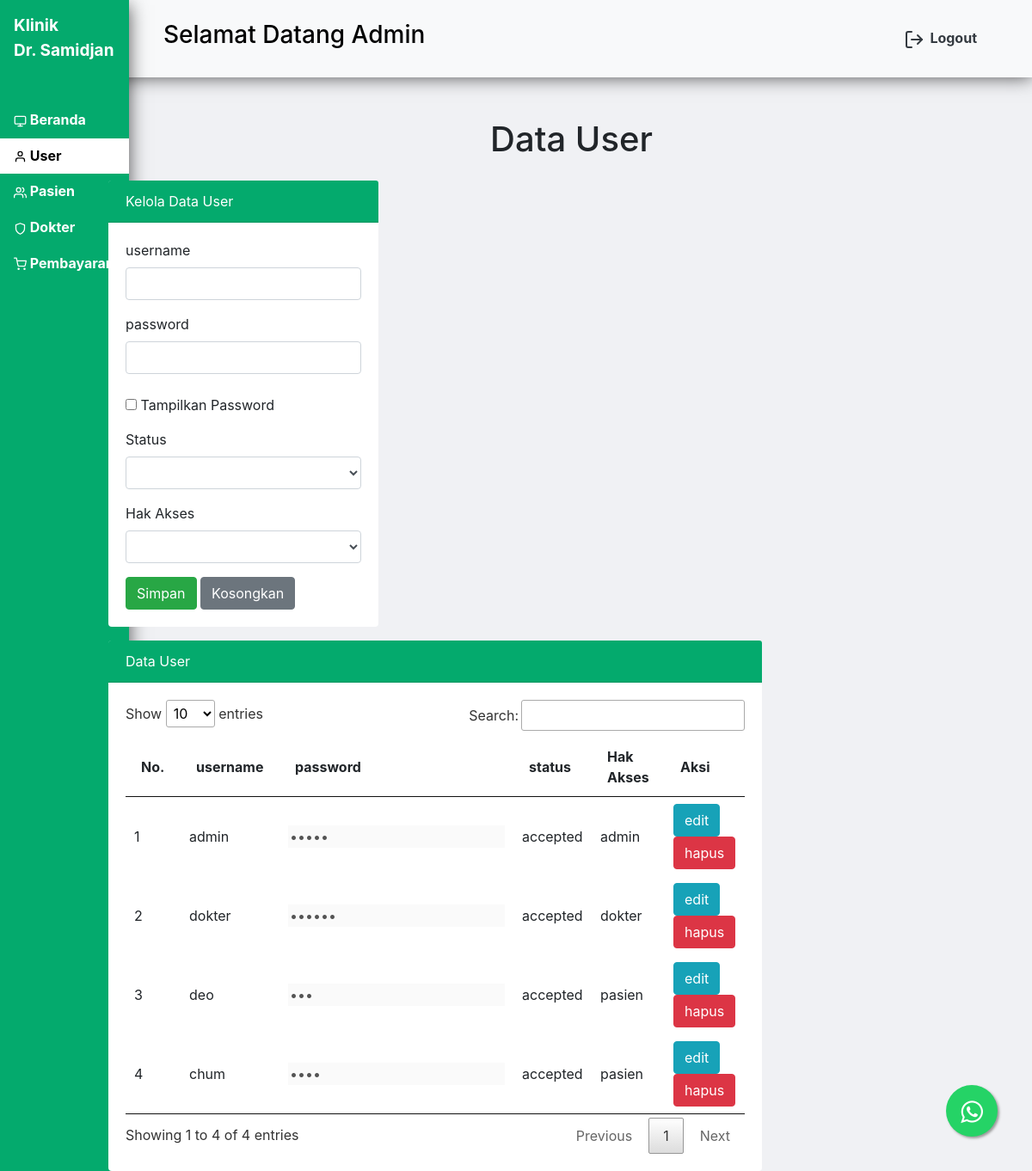
The page /page/user.php (signed in) on the database its author committed.
### tables this page shows
CREATE TABLE `user` (
  `id` int(11) NOT NULL AUTO_INCREMENT,
  `username` varchar(50) NOT NULL,
  `password` varchar(50) NOT NULL,
  `status` varchar(10) DEFAULT 'denied',
  `hak_akses` varchar(10) DEFAULT NULL,
  PRIMARY KEY (`id`)
);

### page/user.php (the view, shortened to what this page needs)
<?php if ($_SESSION['hak_akses'] == 'admin')
	{
?>
<?php include"header.php"; ?>
<body class="bg-abu">
<div class="container mt-5 ml-5">
<?php include"sidebar.php"; ?>
	<h1 class="text-center white">Data User</h1>
	<div class="row">
			<div class="col-mx-4 mr-3">
				<div class="card mt-3 border-0">
				<div class="card-header bg-ijo text-white">
					Kelola Data User
				</div>
				<div class="card-body">
					<form method="post" action="">
						<div class="form-group">
							<label>username</label>
							<input type="text" name="username" value="<?=@$username?>" class="form-control" required oninvalid="this.setCustomValidity('Masukan ini tidak boleh kosong')" oninput="setCustomValidity('')">
						</div>
						<div class="form-group">
							<label>password</label>
							<input id ="inpupassword" type="password" name="password" value="<?=@$password?>" class="form-control" required oninvalid="this.setCustomValidity('Masukan ini tidak boleh kosong')" oninput="setCustomValidity('')">
							<br><input type="checkbox" onclick="myFunction()"> Tampilkan Password
						</div>
						<div class="form-group">
							<label>Status</label>
							<select class="form-control" name="status">
								<option value="<?=@$status?>"><?=@$status?></option>
								<option value="accepted">Accepted</option>
							</select>
						</div>
						<div class="form-group">
							<label>Hak Akses</label>
							<select class="form-control" name="hak_akses">
								<option value="<?=@$hak_akses?>"><?=@$hak_akses?></option>
								<option value="admin">admin</option>
							</select>
						</div>
						<button type="submit" class="btn btn-success" name="bsimpan">Simpan</button>
						<button  class="btn btn-secondary" name="breset">Kosongkan</button>
					</form>
				</div>
				</div>
			</div>
			<div class="col-mx-8">
				<div class="card mt-3 border-0">
				<div class="card-header bg-ijo text-white">
					Data User
				</div>
				<div class="card-body">
					<table class="hover" id="table" style="width:100%">
						<thead>
							<tr>
								<th>No.</th>
								<th>username</th>
								<th>password</th>
								<th>status</th>
								<th>Hak Akses</th>
								<th>Aksi</th>
							</tr>
						</thead>
						<tbody>
							<?php
								$no = 1;
								$tampil = mysqli_query($koneksi, "SELECT * from user ORDER BY status='denied' desc");
								while($data = mysqli_fetch_array($tampil)) {
							?>
							<tr>
								<td><?=$no++;?></td>
								<td><?=$data['username']?></td>
								<td onclick="myFunction()"><input width="50px" id ="inpupassword" type="password" class="border-0" value="<?=$data['password']?>" disabled></td>
								<td><?=$data['status']?></td>
								<td><?=$data['hak_akses']?></td>
								<td>
									<a href="user.php?hal=edit&id=<?=$data['id']?>" class="btn btn-info"> edit </a>
									<a href="user.php?hal=hapus&id=<?=$data['id']?>"
									onclick="return confirm('Apakah yakin ingin menghapus data ini?')" class="btn btn-danger btn-atur"> hapus </a>
								</td>
							</tr>
							<?php };  ?>
						</tbody>
					</table>
				</div>
				</div>
			</div>
		</div>
	</div>
</div>
<?php include"footer.php"; ?>
<?php
	}
	else{
		header('Location:../index.php');
	}
?>

### style.css (style rules this page uses)
th { width: 12px; }
.form-control { background-color: #F5F7FA; border: 1px solid #686363; border-radius: 5px; color: #E0E0E0; font-size: 14px; height: 40px; padding: 0 15px; width: 100%; }

### page/header.php (style rules this page uses)
.bg-ijo { background-color: #04aa6d; }
.bg { background-color: #f0f1f4; }

### rows shown on the page
user: username "admin", status "accepted", hak_akses "admin"
user: username "dokter", status "accepted", hak_akses "dokter"
user: username "deo", status "accepted", hak_akses "pasien"
user: username "chum", status "accepted", hak_akses "pasien"
